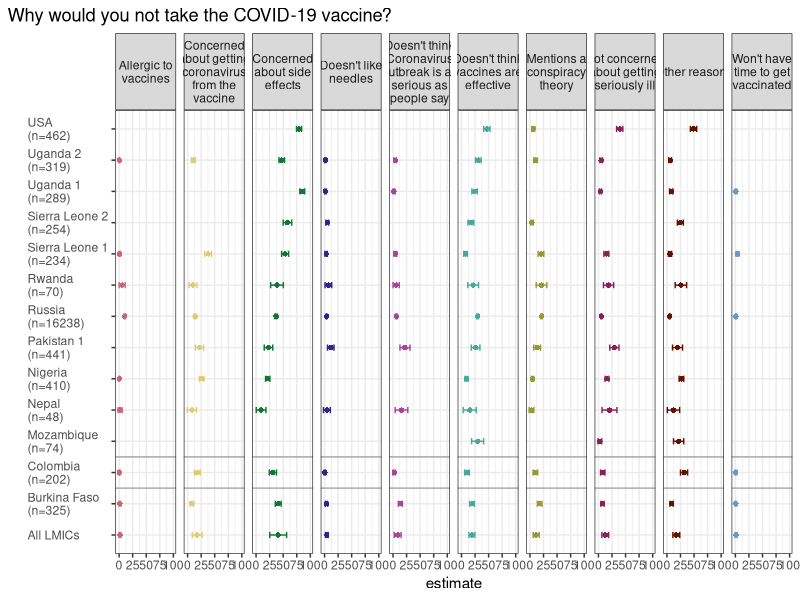

Source code (R):
# Reason not to take vaccine — COVID-19 vaccine acceptance and hesitancy in low- and middle-income countries
# Paper folder: https://github.com/replicate-anything/registry/tree/main/papers/10.1038_s41591-021-01454-y
# Run from the paper's code/ folder: Rscript fig_3.R

library(dplyr)
library(ggplot2)
library(kableExtra)
library(forcats)
library(tidyr)
library(broom)

make_fig_3 <- function(data){

  safe_colorblind_palette <- c(
  "#CC6677","#DDCC77","#117733","#332288",
  "#AA4499","#44AA99","#999933","#882255",
  "#661100","#6699CC","#888888","#88CCEE")

  fig_3 <-
    data |>
    dplyr::filter(!is.na(n_sub)) |>
    dplyr::mutate(name = plyr::mapvalues(name, "All", "All LMICs")) |>
    ggplot2::ggplot(aes(name, estimate, color = tag)) +
    ggplot2::geom_errorbar(ggplot2::aes(ymin = conf.low, ymax = conf.high),
                  size = .5, width = .2, position = position_dodge(0.6)) +
    ggplot2::geom_point(shape = 16, position = ggplot2::position_dodge(0.6)) +
    ggplot2::facet_grid(.~tag,  space = "free", labeller = label_wrap_gen(width = 15)) +
    ggplot2::scale_size_discrete(range = c(1,3), name = "Number of observations" ) +
    ggplot2::geom_vline(xintercept = 3.5, color = "darkgrey") +
    ggplot2::geom_vline(xintercept = 2.5, color = "darkgrey") +
    ggplot2::guides(color = FALSE) +
    ggplot2::scale_colour_manual(values = safe_colorblind_palette) +
    ggplot2::coord_flip() + ggplot2::theme_bw() +
    ggplot2::labs(title = "Why would you not take the COVID-19 vaccine?",
         x = "") +
    ggplot2::theme_bw() + ggplot2::ylim(c(-2,100)) +
    ggplot2::theme(legend.position = "bottom",
          plot.caption = element_text(hjust = 0), #Default is hjust=1
          plot.title.position = "plot", #NEW parameter. Apply for subtitle too.
          plot.caption.position =  "plot",
          axis.text.y = element_text(hjust = 0))


  return(fig_3)

}

make_fig_3(utils::read.csv("../data/fig_3.csv", stringsAsFactors = FALSE))
